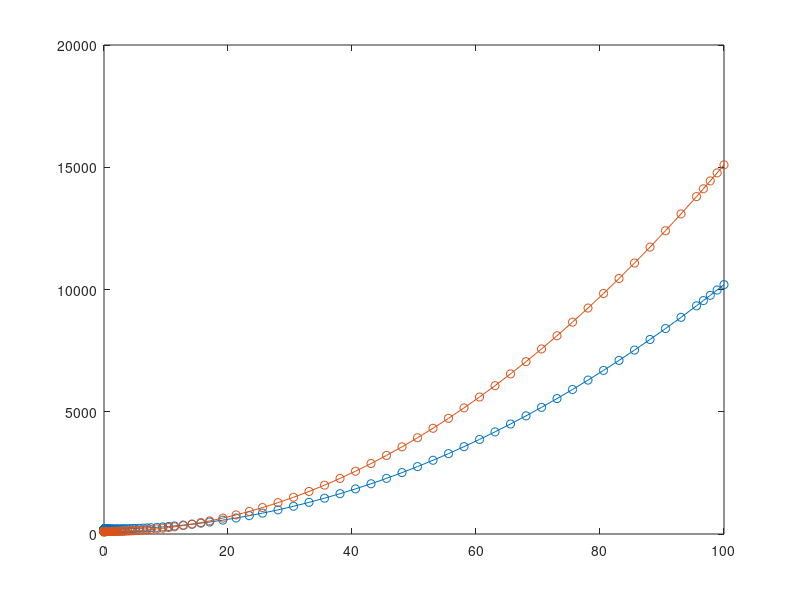

Reproduce this figure in MATLAB.
[t,y] = ode45(@(t,x)[2*t;3*t],  ...
              [0 100],           ...
              [200 100]);
 
plot(t, y,'-o');
